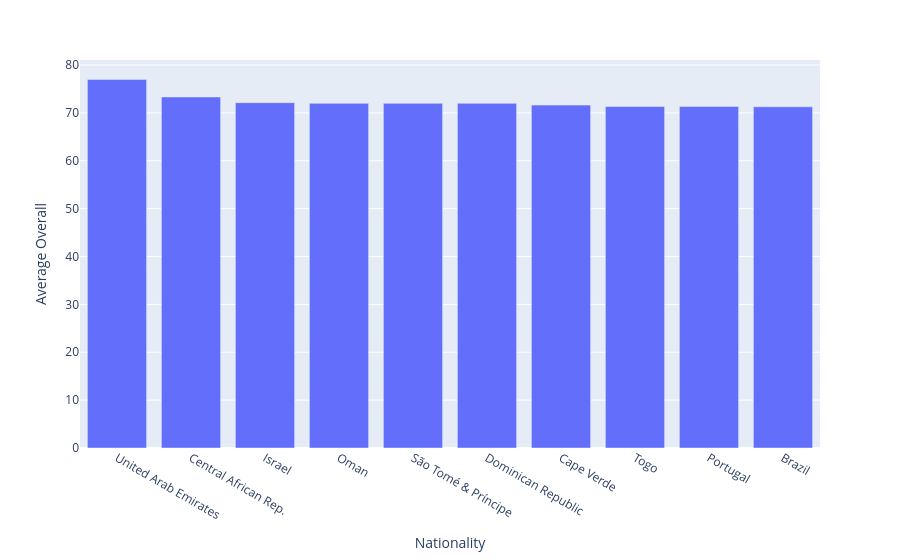

This figure's notebook cell:
### Code cell
px.bar(top_10_overall, x = top_10_overall.index, y= top_10_overall.values, labels= {'nationality' : 'Nationality', 'y' : 'Average Overall'})

### Figure 1 — Plotly figure (JSON) as saved in the notebook; plotly's stock layout.template omitted (floating-point values rounded to 4 significant figures)
{"data": [{"alignmentgroup": "True", "hovertemplate": "Nationality=%{x}<br>Average Overall=%{y}<extra></extra>", "legendgroup": "", "marker": {"color": "#636efa", "pattern": {"shape": ""}}, "name": "", "offsetgroup": "", "orientation": "v", "showlegend": false, "textposition": "auto", "type": "bar", "x": ["United Arab Emirates", "Central African Rep.", "Israel", "Oman", "São Tomé & Príncipe", "Dominican Republic", "Cape Verde", "Togo", "Portugal", "Brazil"], "xaxis": "x", "y": [77, 73.33, 72.14, 72, 72, 72, 71.63, 71.33, 71.33, 71.27], "yaxis": "y"}], "layout": {"barmode": "relative", "legend": {"tracegroupgap": 0}, "margin": {"t": 60}, "xaxis": {"anchor": "y", "domain": [0, 1], "title": {"text": "Nationality"}}, "yaxis": {"anchor": "x", "domain": [0, 1], "title": {"text": "Average Overall"}}}}
